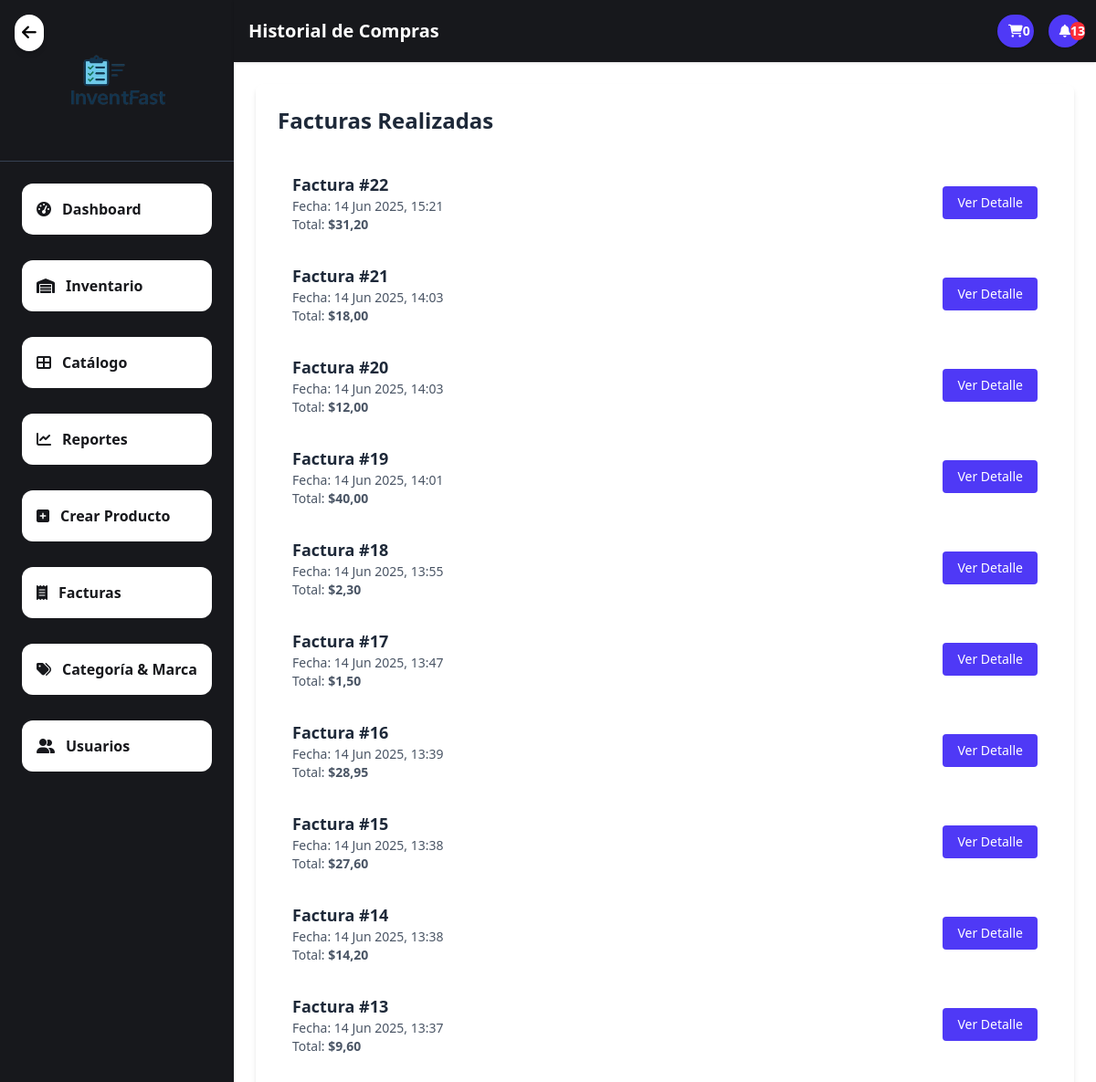
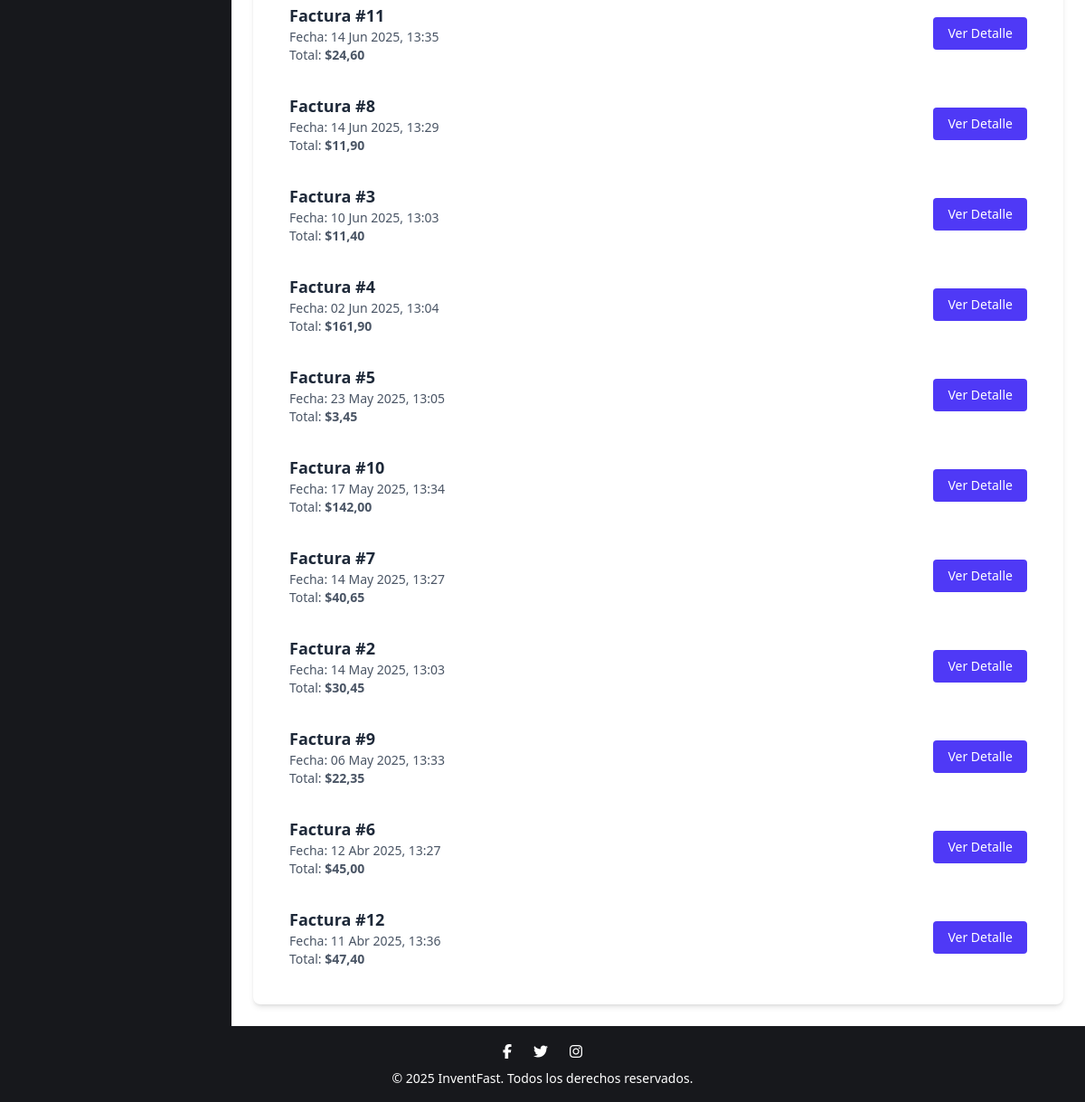
/invoice_list/ (signed in), run on the app's committed database (2 pictures, top to bottom).
### application/core/models.py (models this page shows, shortened)
class Factura(models.Model):
    usuario = models.ForeignKey(User, on_delete=models.CASCADE)
    fecha = models.DateTimeField(default=timezone.now)
    total = models.DecimalField(max_digits=10, decimal_places=2)

### application/core/views/invoice.py (the view)
# urls.py: path("invoice_list/", FacturaListView.as_view(), name="invoice_list"),
class FacturaListView(LoginRequiredMixin, ListView):
    model = Factura
    template_name = 'core/invoices/invoice_list.html'
    context_object_name = 'facturas'
    def get_queryset(self):
        return Factura.objects.filter(usuario=self.request.user).order_by('-fecha')

### application/core/context_processors.py (called while the page is built)
def notificaciones_context(request):
    notificaciones = []
    productos_bajo_stock = Producto.objects.filter(cantidad__lt=20, activo=True)
    for prod in productos_bajo_stock:
        notificaciones.append(f"⚠️ Stock bajo: {prod.nombre} ({prod.cantidad} unidades)")
    productos_inactivos = Producto.objects.filter(activo=False)
    for prod in productos_inactivos:
        notificaciones.append(f"❌ Producto inactivo: {prod.nombre}")
    hace_2_dias = timezone.now() - timedelta(days=2)
    productos_nuevos = Producto.objects.filter(fecha_ingreso__gte=hace_2_dias)
    for prod in productos_nuevos:
        notificaciones.append(f"🆕 Producto agregado: {prod.nombre}")
    notificaciones.reverse()
    return {"notificaciones": notificaciones}

def carrito_count(request):
    if request.user.is_authenticated:
        carrito = Carrito.objects.filter(usuario=request.user, comprado=False).first()
        if carrito:
            total_items = sum(item.cantidad for item in carrito.items.all())
            return {'carrito_count': total_items}
    return {'carrito_count': 0}

### templates/core/invoices/invoice_list.html (shortened to what this page needs)
{% extends 'core/base.html' %}
{% load static %}
{% block page_title %}Historial de Compras{% endblock %}
{% block content %}
<div class="max-w-5xl mx-auto bg-white shadow-md rounded-lg p-6">
    <h2 class="text-2xl font-bold mb-6 text-gray-800">Facturas Realizadas</h2>
    {% if facturas %}
        <ul class="divide-y divide-gray-200">
            {% for factura in facturas %}
            <li class="py-4 flex justify-between items-center hover:bg-gray-50 px-4 rounded">
                <div>
                    <p class="text-lg font-semibold text-gray-800">Factura #{{ factura.id }}</p>
                    <p class="text-sm text-gray-600">Fecha: {{ factura.fecha|date:"d M Y, H:i" }}</p>
                    <p class="text-sm text-gray-600">Total: <span class="font-semibold text-green-600">${{ factura.total }}</span></p>
                </div>
                <a href="{% url 'core:invoice_detail' factura.id %}"
                   class="bg-indigo-600 text-white text-sm px-4 py-2 rounded hover:bg-indigo-700 transition">
                    Ver Detalle
                </a>
            </li>
            {% endfor %}
        </ul>
    {% else %}
        <p class="text-gray-500 italic text-center">No tienes facturas registradas.</p>
    {% endif %}
</div>
{% endblock %}

### data on the page
Factura: id "22", fecha "14 Jun 2025, 15:21", total "31,20"
Factura: id "21", fecha "14 Jun 2025, 14:03", total "18,00"
Factura: id "20", fecha "14 Jun 2025, 14:03", total "12,00"
Factura: id "19", fecha "14 Jun 2025, 14:01", total "40,00"
Factura: id "18", fecha "14 Jun 2025, 13:55", total "2,30"
Factura: id "17", fecha "14 Jun 2025, 13:47", total "1,50"
Factura: id "16", fecha "14 Jun 2025, 13:39", total "28,95"
Factura: id "15", fecha "14 Jun 2025, 13:38", total "27,60"
Factura: id "14", fecha "14 Jun 2025, 13:38", total "14,20"
Factura: id "13", fecha "14 Jun 2025, 13:37", total "9,60"
Factura: id "11", fecha "14 Jun 2025, 13:35", total "24,60"
Factura: id "8", fecha "14 Jun 2025, 13:29", total "11,90"
Factura: id "3", fecha "10 Jun 2025, 13:03", total "11,40"
Factura: id "4", fecha "02 Jun 2025, 13:04", total "161,90"
Factura: id "5", fecha "23 May 2025, 13:05", total "3,45"
Factura: id "10", fecha "17 May 2025, 13:34", total "142,00"
Factura: id "7", fecha "14 May 2025, 13:27", total "40,65"
Factura: id "2", fecha "14 May 2025, 13:03", total "30,45"
Factura: id "9", fecha "06 May 2025, 13:33", total "22,35"
Factura: id "6", fecha "12 Abr 2025, 13:27", total "45,00"
Factura: id "12", fecha "11 Abr 2025, 13:36", total "47,40"

### other printed values
{{ carrito_count|default:0 }} "0"
{{ notificaciones|length }} "13"
